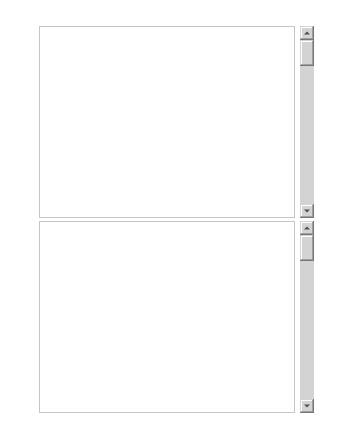
     <widget class="QWidget" name="CMTTextGraphWidget" native="true">
      <property name="sizePolicy">
       <sizepolicy hsizetype="Expanding" vsizetype="Expanding">
        <horstretch>0</horstretch>
        <verstretch>0</verstretch>
       </sizepolicy>
      </property>
      <property name="styleSheet">
       <string notr="true">background-color: rgb(255, 255, 255);</string>
      </property>
      <layout class="QGridLayout" name="gridLayout_15">
       <property name="leftMargin">
        <number>0</number>
       </property>
       <property name="topMargin">
        <number>0</number>
       </property>
       <property name="rightMargin">
        <number>0</number>
       </property>
       <property name="bottomMargin">
        <number>0</number>
       </property>
       <property name="spacing">
        <number>0</number>
       </property>
       <item row="0" column="0">
        <layout class="QGridLayout" name="CMTTextGraphLayout">
         <property name="spacing">
          <number>0</number>
         </property>
         <item row="0" column="1">
          <widget class="QStackedWidget" name="CMTTextGraph">
           <property name="enabled">
            <bool>true</bool>
           </property>
           <property name="sizePolicy">
            <sizepolicy hsizetype="Expanding" vsizetype="Expanding">
             <horstretch>200</horstretch>
             <verstretch>0</verstretch>
            </sizepolicy>
           </property>
           <property name="minimumSize">
            <size>
             <width>200</width>
             <height>0</height>
            </size>
           </property>
           <property name="baseSize">
            <size>
             <width>200</width>
             <height>0</height>
            </size>
           </property>
           <property name="autoFillBackground">
            <bool>false</bool>
           </property>
           <property name="currentIndex">
            <number>0</number>
           </property>
           <widget class="QWidget" name="CMTTextGraphPage">
            <property name="sizePolicy">
             <sizepolicy hsizetype="Minimum" vsizetype="Preferred">
              <horstretch>0</horstretch>
              <verstretch>0</verstretch>
             </sizepolicy>
            </property>
            <property name="minimumSize">
             <size>
              <width>200</width>
              <height>0</height>
             </size>
            </property>
            <layout class="QGridLayout" name="gridLayout_16">
             <item row="0" column="1">
              <layout class="QGridLayout" name="TextGraphLayout">
               <property name="spacing">
                <number>0</number>
               </property>
               <item row="0" column="1">
                <spacer name="verticalSpacer_23">
                 <property name="orientation">
                  <enum>Qt::Vertical</enum>
                 </property>
                 <property name="sizeType">
                  <enum>QSizePolicy::Fixed</enum>
                 </property>
                 <property name="sizeHint" stdset="0">
                  <size>
                   <width>20</width>
                   <height>17</height>
                  </size>
                 </property>
                </spacer>
               </item>
               <item row="1" column="1" colspan="2">
                <widget class="QWidget" name="CMTTextWidget" native="true">
                 <layout class="QGridLayout" name="gridLayout_7">
                  <property name="leftMargin">
                   <number>0</number>
                  </property>
                  <property name="topMargin">
                   <number>0</number>
                  </property>
                  <property name="rightMargin">
                   <number>0</number>
                  </property>
                  <property name="bottomMargin">
                   <number>0</number>
                  </property>
                  <property name="verticalSpacing">
                   <number>0</number>
                  </property>
                  <item row="0" column="0">
                   <layout class="QHBoxLayout" name="CMTTextWidgetLayout">
                    <property name="spacing">
                     <number>0</number>
                    </property>
                    <item>
                     <spacer name="horizontalSpacer_20">
                      <property name="orientation">
                       <enum>Qt::Horizontal</enum>
                      </property>
                      <property name="sizeType">
                       <enum>QSizePolicy::Fixed</enum>
                      </property>
                      <property name="sizeHint" stdset="0">
                       <size>
                        <width>17</width>
                        <height>17</height>
                       </size>
                      </property>
                     </spacer>
                    </item>
                    <item>
                     <widget class="QTextBrowser" name="CMTTextBrowser">
                      <property name="styleSheet">
                       <string notr="true">background-color: rgb(255, 255, 255);</string>
                      </property>
                     </widget>
                    </item>
                    <item>
                     <spacer name="horizontalSpacer_35">
                      <property name="orientation">
                       <enum>Qt::Horizontal</enum>
                      </property>
                      <property name="sizeType">
                       <enum>QSizePolicy::Fixed</enum>
                      </property>
                      <property name="sizeHint" stdset="0">
                       <size>
                        <width>5</width>
                        <height>17</height>
                       </size>
                      </property>
                     </spacer>
                    </item>
                    <item>
                     <widget class="QScrollBar" name="verticalScrollBar">
                      <property name="styleSheet">
                       <string notr="true">background-color: rgb(211, 211, 211);</string>
                      </property>
                      <property name="orientation">
                       <enum>Qt::Vertical</enum>
                      </property>
                     </widget>
                    </item>
                    <item>
                     <spacer name="horizontalSpacer_36">
                      <property name="orientation">
                       <enum>Qt::Horizontal</enum>
                      </property>
                      <property name="sizeType">
                       <enum>QSizePolicy::Fixed</enum>
                      </property>
                      <property name="sizeHint" stdset="0">
                       <size>
                        <width>17</width>
                        <height>17</height>
                       </size>
                      </property>
                     </spacer>
                    </item>
                   </layout>
                  </item>
                 </layout>
                </widget>
               </item>
               <item row="2" column="1">
                <spacer name="verticalSpacer_31">
                 <property name="orientation">
                  <enum>Qt::Vertical</enum>
                 </property>
                 <property name="sizeType">
                  <enum>QSizePolicy::Fixed</enum>
                 </property>
                 <property name="sizeHint" stdset="0">
                  <size>
                   <width>17</width>
                   <height>3</height>
                  </size>
                 </property>
                </spacer>
               </item>
               <item row="3" column="1" colspan="2">
                <widget class="QWidget" name="CMTGraphWidget" native="true">
                 <layout class="QGridLayout" name="gridLayout_3">
                  <property name="leftMargin">
                   <number>0</number>
                  </property>
                  <property name="topMargin">
                   <number>0</number>
                  </property>
                  <property name="rightMargin">
                   <number>0</number>
                  </property>
                  <property name="bottomMargin">
                   <number>0</number>
                  </property>
                  <property name="spacing">
                   <number>0</number>
                  </property>
                  <item row="0" column="0">
                   <layout class="QHBoxLayout" name="horizontalLayout_16">
                    <property name="spacing">
                     <number>0</number>
                    </property>
                    <item>
                     <spacer name="horizontalSpacer_37">
                      <property name="orientation">
                       <enum>Qt::Horizontal</enum>
                      </property>
                      <property name="sizeType">
                       <enum>QSizePolicy::Fixed</enum>
                      </property>
                      <property name="sizeHint" stdset="0">
                       <size>
                        <width>17</width>
                        <height>17</height>
                       </size>
                      </property>
                     </spacer>
                    </item>
                    <item>
                     <widget class="QGraphicsView" name="CMTGraphView"/>
                    </item>
                    <item>
                     <spacer name="horizontalSpacer_38">
                      <property name="orientation">
                       <enum>Qt::Horizontal</enum>
                      </property>
                      <property name="sizeType">
                       <enum>QSizePolicy::Fixed</enum>
                      </property>
                      <property name="sizeHint" stdset="0">
                       <size>
                        <width>5</width>
                        <height>17</height>
                       </size>
                      </property>
                     </spacer>
                    </item>
                    <item>
                     <widget class="QScrollBar" name="verticalScrollBar_2">
                      <property name="styleSheet">
                       <string notr="true">background-color: rgb(211, 211, 211);</string>
                      </property>
                      <property name="orientation">
                       <enum>Qt::Vertical</enum>
                      </property>
                     </widget>
                    </item>
                    <item>
                     <spacer name="horizontalSpacer_39">
                      <property name="orientation">
                       <enum>Qt::Horizontal</enum>
                      </property>
                      <property name="sizeType">
                       <enum>QSizePolicy::Fixed</enum>
                      </property>
                      <property name="sizeHint" stdset="0">
                       <size>
                        <width>17</width>
                        <height>17</height>
                       </size>
                      </property>
                     </spacer>
                    </item>
                   </layout>
                  </item>
                 </layout>
                </widget>
               </item>
               <item row="4" column="2">
                <spacer name="verticalSpacer_19">
                 <property name="orientation">
                  <enum>Qt::Vertical</enum>
                 </property>
                 <property name="sizeType">
                  <enum>QSizePolicy::Fixed</enum>
                 </property>
                 <property name="sizeHint" stdset="0">
                  <size>
                   <width>20</width>
                   <height>17</height>
                  </size>
                 </property>
                </spacer>
               </item>
              </layout>
             </item>
             <item row="0" column="0">
              <spacer name="horizontalSpacer_40">
               <property name="orientation">
                <enum>Qt::Horizontal</enum>
               </property>
               <property name="sizeType">
                <enum>QSizePolicy::Fixed</enum>
               </property>
               <property name="sizeHint" stdset="0">
                <size>
                 <width>13</width>
                 <height>20</height>
                </size>
               </property>
              </spacer>
             </item>
             <item row="0" column="2">
              <spacer name="horizontalSpacer_41">
               <property name="orientation">
                <enum>Qt::Horizontal</enum>
               </property>
               <property name="sizeType">
                <enum>QSizePolicy::Fixed</enum>
               </property>
               <property name="sizeHint" stdset="0">
                <size>
                 <width>13</width>
                 <height>20</height>
                </size>
               </property>
              </spacer>
             </item>
            </layout>
           </widget>
           <widget class="QWidget" name="page_2">
            <property name="sizePolicy">
             <sizepolicy hsizetype="Expanding" vsizetype="Expanding">
              <horstretch>0</horstretch>
              <verstretch>0</verstretch>
             </sizepolicy>
            </property>
            <property name="minimumSize">
             <size>
              <width>250</width>
              <height>0</height>
             </size>
            </property>
           </widget>
          </widget>
         </item>
        </layout>
       </item>
      </layout>
     </widget>
